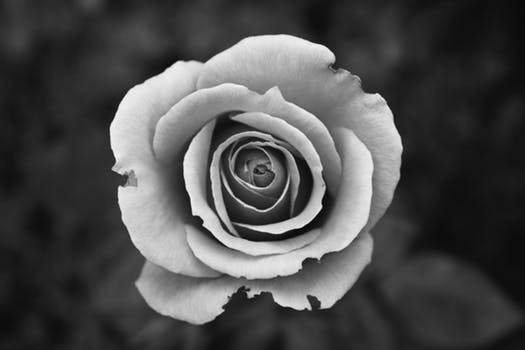
//> input picture Day1/histogram/constant.jpg, 525 x 350 px
$ ./histogram   (built with g++ and OpenCV 4)
//> lines starting //> are read from the running program, lines starting //| are printed output that depends on the picture; after the words box and inside, x2 and y2 are one past the last pixel; in counts of white or black regions, pixels touching at a corner belong together
#include "opencv2/highgui/highgui.hpp"
#include "opencv2/imgproc/imgproc.hpp"
#include "opencv2/core/core.hpp"
#include <iostream>

using namespace cv;
using namespace std;

int findMax(int arr[], int n)
{
	int max = -1;
	for(int i = 0; i < n; i++)
	{
		if(arr[i] > max)
			max = arr[i];
	}

	return max;
}

int main()
{
	Mat img = imread("constant.jpg", 1);
//> img is the input picture: 350 rows x 525 cols, CV_8UC3; min 0, max 255, mean 76.5
	int rows = img.rows;
//> rows = 350
    int cols = img.cols;
//> cols = 525

    Mat img_greyscale(rows, cols, CV_8UC1, Scalar(0));
    for (int i=0; i<rows; i++)
    {
        for (int j=0; j<cols; j++)
        {
            img_greyscale.at<uchar>(i, j) = (0.21)*img.at<Vec3b>(i,j)[2] + (0.72)*img.at<Vec3b>(i,j)[1] + (0.07)*img.at<Vec3b>(i,j)[0];
        }
    }

    //creating an array to represent the no. of pixels with a particular intensity
    int arr[256] = {0};

    for(int i = 0; i < rows; i++)
    	for(int j = 0; j < cols; j++)
    	{
    		arr[ img.at<uchar>(i , j) ]++;
    	}
//> after the loop, arr = 256 values, max 5709 at index 42, min 0 at index 0, mean 717.8

    int max = findMax(arr, 256);
//> the loop in findMax, `for(int i = 0; i < n; i++)` made 256 passes
//> max on passes 1, 9, 13, 15, 16, 17, 18, 19, 21, 22, 23, 24: 0, 6, 213, 228, 429, 624, 1134, 1506, 1536, 1668, 1998, 2259
//> after the loop in findMax, `for(int i = 0; i < n; i++)`: max = 5709
//> max = 5709
    cout << "max = " << max << "\n";
//| max = 5709

    //create the histogram image
    Mat histogram(max, 256, CV_8UC1, Scalar(0));
//> histogram: 5709 rows x 256 cols, CV_8UC1; every value is 0

    for(int i = 0; i < max; i++)
    	for(int j = 0; j < 256; j++)
    	{
    		histogram.at<uchar>(i , j) = 255;
    	}
//> histogram: 5709 rows x 256 cols, CV_8UC1; every value is 255

	for(int j = 0; j < 256; j++)
	{


		for(int i = max - arr[j]; i < max; i++)
		{
			//cout << "hello\n";
			histogram.at<uchar>(i , j) = 0;
		}
	}
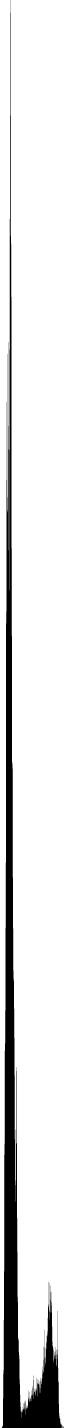
//> histogram: 5709 rows x 256 cols, CV_8UC1 (shown at 1/4 size); 87.4% white; 4 black regions (3 under 20 px), largest, box (x1, y1, x2, y2) and area: (8, 0, 246, 5709) 183720

	cout << "hello\n";

	namedWindow("win", WINDOW_NORMAL);
    namedWindow("win_histogram", WINDOW_NORMAL);
    imshow("win", img_greyscale);
    imshow("win_histogram", histogram);
    waitKey(0);
    return 0;
}
